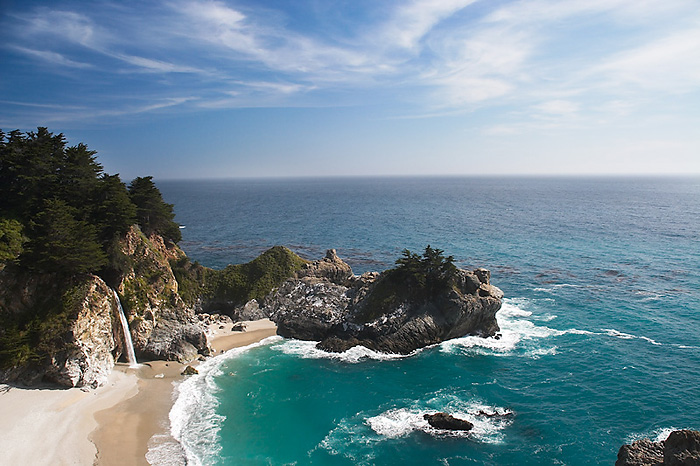
#> input picture seam-carving/images/src/fig5.png, 700 x 466 px
$ python -i start.py   (imports and definitions only)   (Python 2 division)   (older library calls are emulated)
#> lines starting #> are read from the running program, lines starting #| are printed output that depends on the picture
#> further down, picture is the input picture: shape (466, 700, 3); mean B, G, R 148.2, 136.3, 113.1
import numpy as np
import cv2
import sys
import imutils

# [71 lines left out: function resize_image, not called in this run]

def rotate_image(image, angle):
	rotated = imutils.rotate_bound(image, angle)
	return rotated

# [72 lines left out: functions find_seam, insert_seam, delete_seam, not called in this run]

def save_final_img(img, name):
    cv2.imwrite('images/output/final/' + name + '_output.png', img.astype(np.uint8))

# [21 lines left out: functions update_seams, write_seam, not called in this run]

def generate_energy_map(img):
    # optinoally apply blur
    img = cv2.GaussianBlur(img,(3,3),0).astype(np.int8)
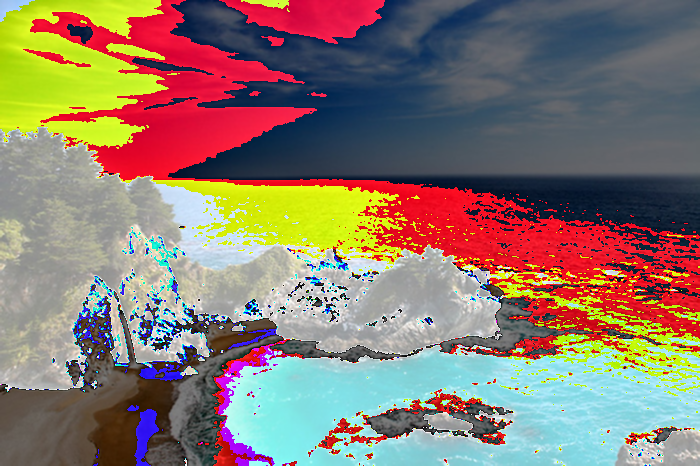
#> img: shape (466, 700, 3) int8; mean of channels 0, 1, 2 -17.7, -6.4, 10.4; drawn with min black and max white
    #turn in into gray to generate x and y gradients
    gray = cv2.cvtColor(img.astype(np.uint8), cv2.COLOR_BGR2GRAY)
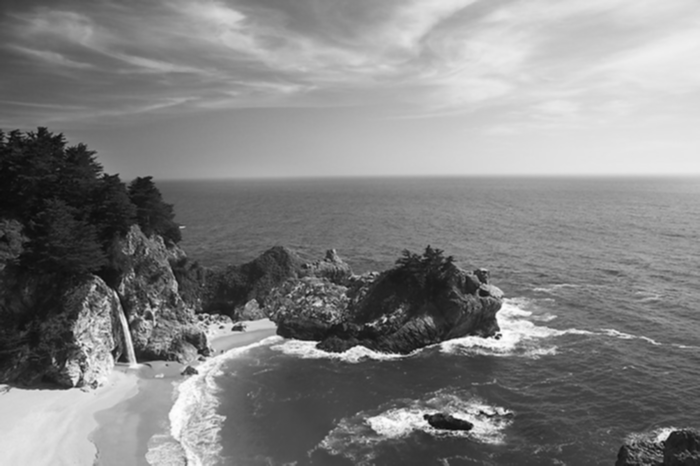
#> gray: shape (466, 700); min 11, max 255, mean 130.8
    #gradient x
    sobel_x = cv2.Sobel(gray,cv2.CV_64F,1,0,ksize=3)
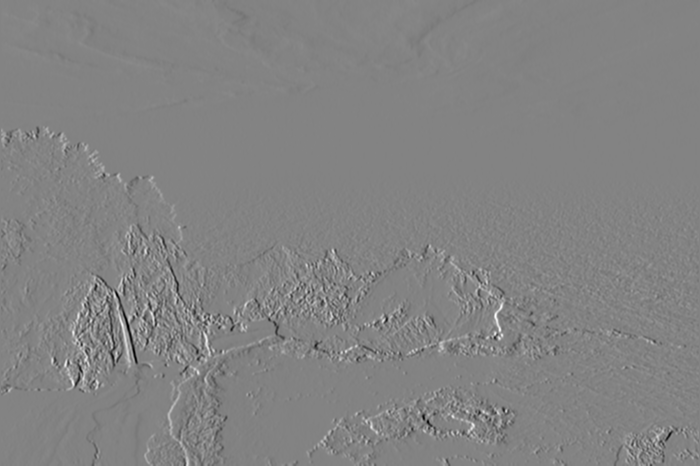
#> sobel_x: shape (466, 700) float64; min -672, max 636, mean 0.9; drawn with min black and max white
    #gradient 7
    sobel_y = cv2.Sobel(gray,cv2.CV_64F,0,1,ksize=3)
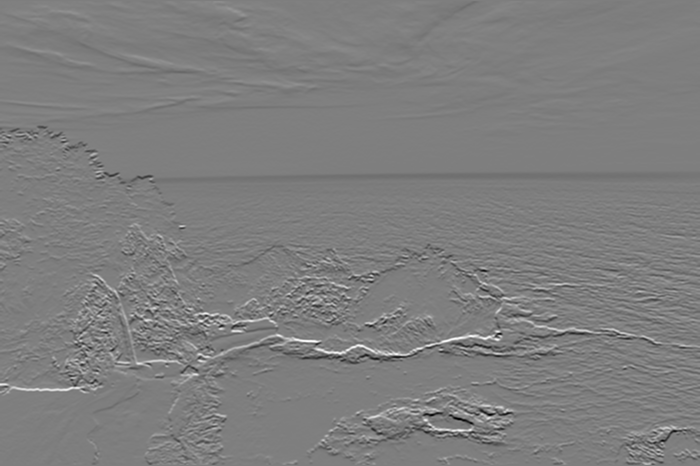
#> sobel_y: shape (466, 700) float64; min -694, max 702, mean -0.9; drawn with min black and max white
    #abs value of x
    abs_sobel_x = cv2.convertScaleAbs(sobel_x)
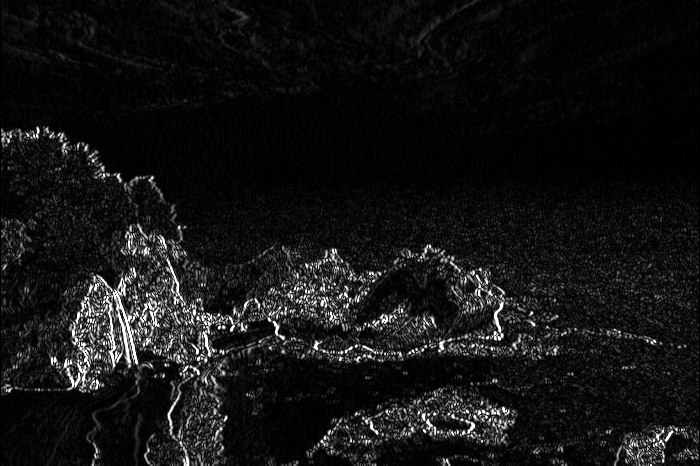
#> abs_sobel_x: shape (466, 700); min 0, max 255, mean 20.2
    #abs value of y
    abs_sobel_y = cv2.convertScaleAbs(sobel_y)
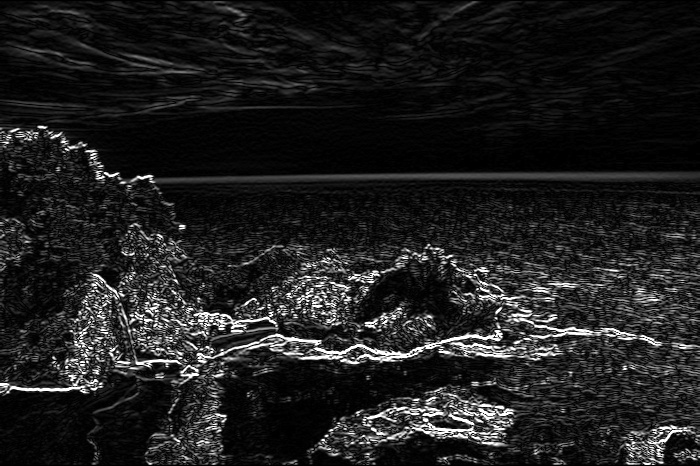
#> abs_sobel_y: shape (466, 700); min 0, max 255, mean 31
    #merged energy map
    energy_map = cv2.addWeighted(abs_sobel_x, 0.5, abs_sobel_y, 0.5, 0)
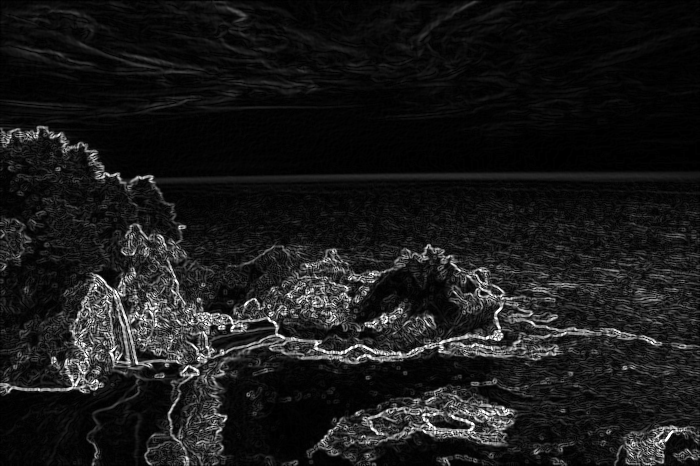
#> energy_map: shape (466, 700); min 0, max 255, mean 25.6
    return energy_map

#main function
# [10 lines not run here, left out]

>>> import cv2
>>> picture = cv2.imread('images/src/fig5.png')
>>> result = generate_energy_map(picture)
